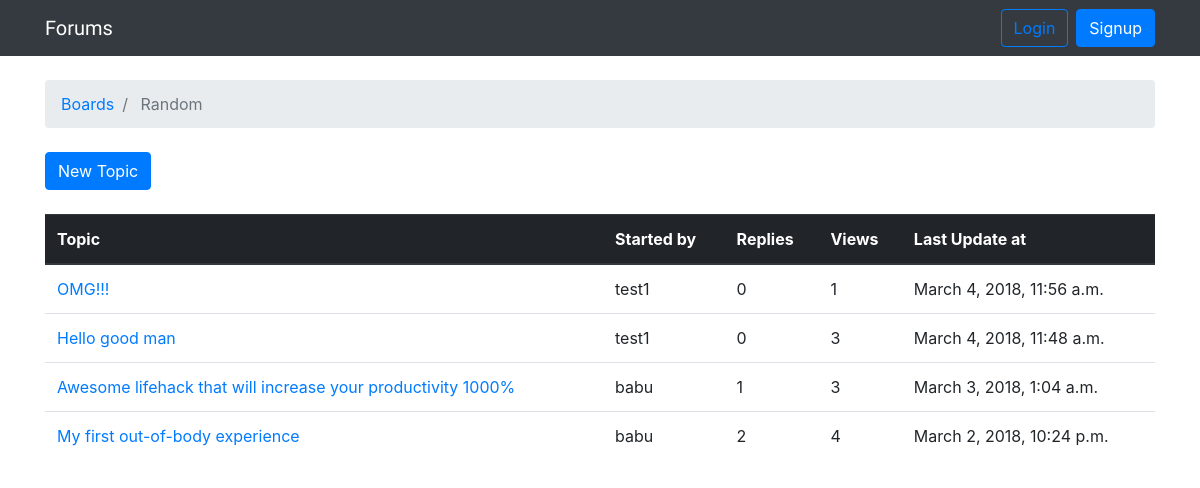
The app's page /boards/3/, older data.
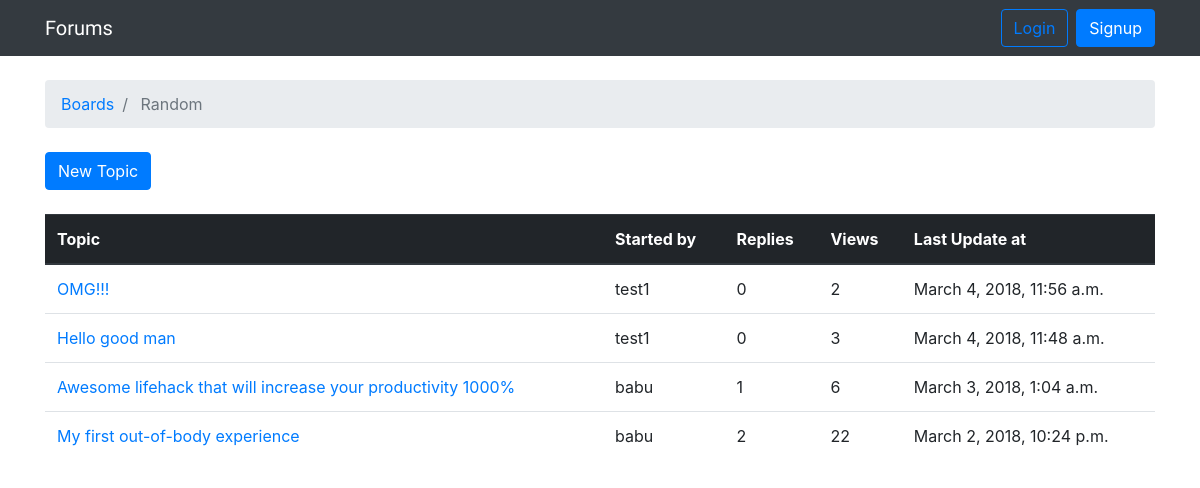
The same page, newer data.
### forums/models.py (models this page shows, shortened)
class Topic(models.Model):
    subject = models.CharField(max_length=256)
    last_updated = models.DateTimeField(auto_now_add=True)
    board = models.ForeignKey(
        Board,
        on_delete=models.CASCADE,
        related_name='topics',
    )
    starter = models.ForeignKey(
        settings.AUTH_USER_MODEL,
        on_delete=models.CASCADE,
        related_name='topics',
    )
    views = models.PositiveIntegerField(default=0)
    def get_absolute_url(self):
        return reverse('topic_posts', kwargs={
            'pk': self.board.pk,
            'topic_pk': self.pk
        })

### users/models.py (models this page shows)
class CustomUser(AbstractUser):
    objects = CustomUserManager()

### forums/views.py (the view)
# urls.py: path('boards/<int:pk>/', views.TopicListView.as_view(), name='board_topics'),
class TopicListView(ListView):
    model = Topic
    context_object_name = 'topics'
    template_name = 'board_topics.html'
    paginate_by = 5
    def get_queryset(self):
        self.board = get_object_or_404(Board, pk=self.kwargs.get('pk'))
        queryset = self.board.topics.order_by('-last_updated').annotate(replies=Count('posts') - 1)
        return queryset
    def get_context_data(self, **kwargs):
        context = super().get_context_data(**kwargs)
        context['board'] = self.board
        return context

### templates/board_topics.html (shortened to what this page needs)
{% extends 'base.html' %}
{% block breadcrumb %}
<li class="breadcrumb-item">
    <a href="{% url 'home' %}">Boards</a>
</li>
<li class="breadcrumb-item active">
    {{ board.name }}
</li>
{% endblock %}
{% block content %}
<div class="mb-4">
    <a href="{% url 'new_topic' board.pk %}" class="btn btn-primary">
        New Topic
    </a>
</div>
<table class="table">
    <thead class="thead-dark">
        <tr>
            <th>Topic</th>
            <th>Started by</th>
            <th>Replies</th>
            <th>Views</th>
            <th>Last Update at</th>
        </tr>
    </thead>
    <tbody>
        {% for topic in topics %}
            <tr>
                <td>
                    <a href="{{ topic.get_absolute_url }}">
                        {{ topic.subject }}
                    </a>
                </td>
                <td>{{ topic.starter.username }}</td>
                <td class="align-middle">{{ topic.replies }}</td>
                <td class="align-middle">{{ topic.views }}</td>
                <td>{{ topic.last_updated }}</td>
            </tr>
        {% endfor %}
    </tbody>
</table>
{% endblock %}

Row changes from the older to the newer data that the page shows:
changed Topic "OMG!!!": views "1" → "2"
changed Topic "Awesome lifehack that will increase your productivity 1000%": views "3" → "6"
changed Topic "My first out-of-body experience": views "4" → "22"
